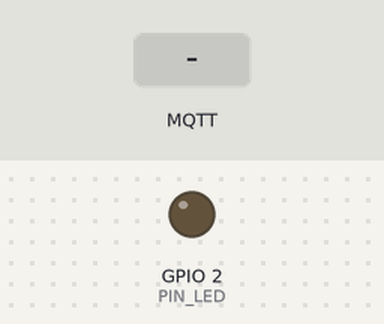
The sketch below on a simulated ESP32. On the bench: output pins drawn as LEDs (lit = HIGH). The inputs (shaded band) are chosen by the test bench. WiFi joins after 1.5 s; servers stay silent unless stated; random numbers use the default seed unless the sketch sets one; no MQTT or app messages arrive unless stated; what the sketch prints to the serial monitor is not drawn.

Above: at 4.7 s.
4.8 s: MQTT message "L" arrives on the first subscribed topic
At 6.9 s:
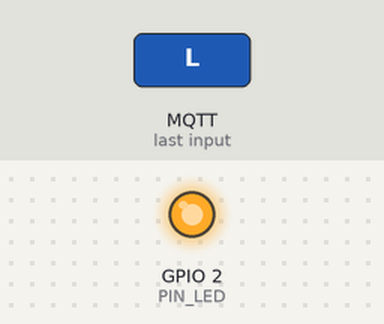
7.2 s: MQTT message "D" arrives on the first subscribed topic
At 9.2 s:
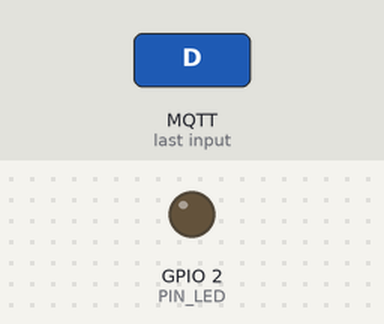
Timing chart, 0 to 10.7 s (numbered marks = the images above; inputs shaded):
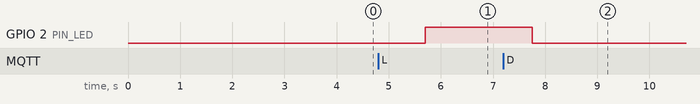

Measured:
- after the input at 4.8 s, GPIO 2 (PIN_LED): LOW → HIGH after 0.90 s
- after the input at 7.2 s, GPIO 2 (PIN_LED): HIGH → LOW after 0.55 s

The sketch:

ProjetoIOT.ino
```cpp
#include <WiFi.h>
#include <Arduino.h>
#include <PubSubClient.h>

#define PIN_LED 2
#define LED_BUILTIN 2

#define ID_MQTT "IoT_PUC_SG_mqtt"
#define TOPICO_SUBSCRIBE_LED  "topico_liga_desliga_led"
#define TOPICO_PUBLISH_TEMPERATURA  "topico_sensor_temperatura"

const char* SSID = "Moto E⁶ Plus";
const char* PASSWORD = "ajuda123";

const char* BROKER_MQTT = "test.mosquitto.org";
int BROKER_PORT = 1883;

WiFiClient espClient;
PubSubClient MQTT(espClient);

long numAleatorio;

void initWiFi(void);
void initMQTT(void);
void reconnectMQTT(void);
void reconnectWiFi(void);
void VerificaConexoesWiFIEMQTT(void);
void mqtt_callback(char* topic, byte* payload, unsigned int length);

void initWiFi(void)
{
	delay(10);
	Serial.print("\t\t ⇒ Conexão WiFi ⇐\n");
	Serial.print("\t › Conectando-se na rede: ");
	Serial.print(SSID);
	Serial.println("\t › Aguarde..... \n");
	reconnectWiFi();
}

void initMQTT(void)
{
	MQTT.setServer(BROKER_MQTT, BROKER_PORT);
	MQTT.setCallback(mqtt_callback);
}

void mqtt_callback(char* topic, byte* payload, unsigned int length)
{
	String msg;

	for (int i = 0; i < length; i++)
	{
		char c = (char)payload[i];
		msg += c;
	}
	Serial.print("Chegou a seguinte string via MQTT: ");
	Serial.println(msg);

	if (msg.equals("L"))
	{
		digitalWrite(PIN_LED, HIGH);
		Serial.println("LED aceso mediante comando MQTT");
	}
	if (msg.equals("D"))
	{
		digitalWrite(PIN_LED, LOW);
		Serial.println("LED apagado mediante comando MQTT");
	}
}

void reconnectMQTT(void)
{
	while (!MQTT.connected())
	{
		Serial.print("* Tentando se conectar ao Broker MQTT: ");
		Serial.println(BROKER_MQTT);
		if (MQTT.connect(ID_MQTT))
		{
			Serial.println("Conectado com sucesso ao broker MQTT!");
			MQTT.subscribe(TOPICO_SUBSCRIBE_LED);
		}
		else
		{
			Serial.println("Falha ao reconectar no broker.");
			Serial.println("Havera nova tentatica de conexao em 2s");
			delay(2000);
		}
	}
}

void VerificaConexoesWiFIEMQTT(void)
{
	if (!MQTT.connected())
	{
		reconnectMQTT();
	}
	reconnectWiFi();
}

void reconnectWiFi(void)
{
	if (WiFi.status() == WL_CONNECTED)
	{
		return;
	}
	WiFi.begin(SSID, PASSWORD);
	while (WiFi.status() != WL_CONNECTED)
	{
		delay(100);
		Serial.print(".");
	}
	Serial.println();
	Serial.print("Conectado com sucesso na rede ");
	Serial.print(SSID);
	Serial.println("\nIP obtido: ");
	Serial.println(WiFi.localIP());
}

void setup()
{
	Serial.begin(9600);
	delay(1000);
	Serial.println("Disciplina IoT: acesso a nuvem via ESP32");
	delay(1000);
	pinMode(PIN_LED, OUTPUT);
	digitalWrite(PIN_LED, LOW);
	randomSeed(analogRead(0));
	initWiFi();
	initMQTT();
}

void loop()
{
	char temperatura_str[10] = {0};
	VerificaConexoesWiFIEMQTT();
	numAleatorio = random(10, 101);
	sprintf(temperatura_str, "%dC", numAleatorio);
	MQTT.publish(TOPICO_PUBLISH_TEMPERATURA, temperatura_str);
	Serial.print("Gerando temperatura aleatoria: ");
	Serial.println(temperatura_str);
	MQTT.loop();
	delay(2000);
}
```
